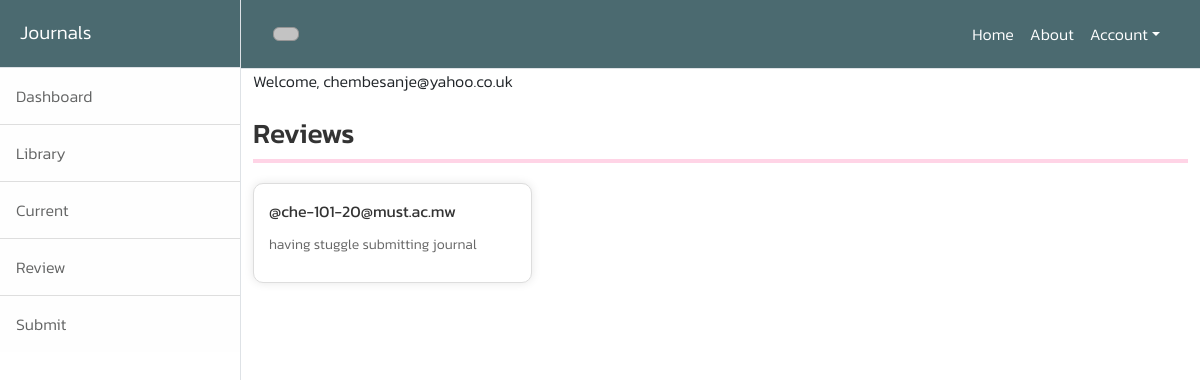
Before: /appadmin/current.php (signed in) with the older database file.
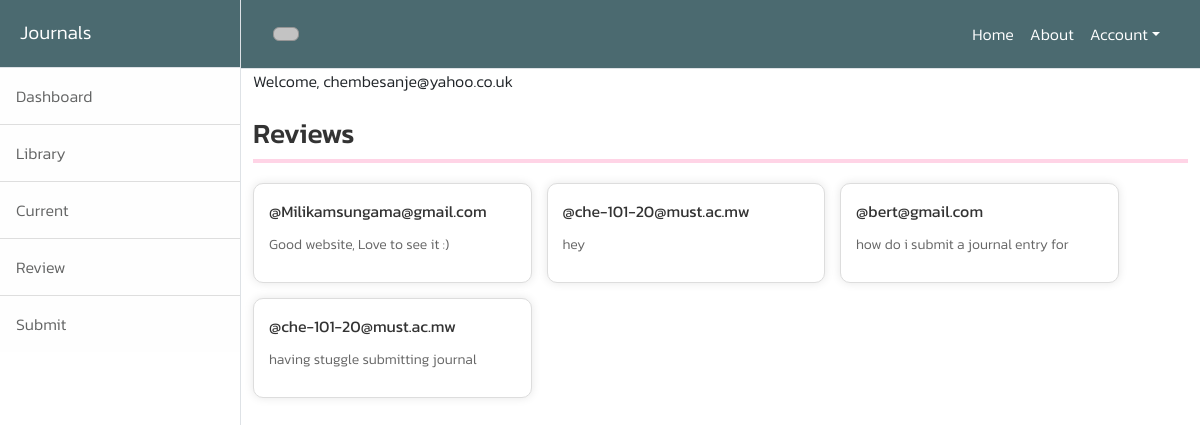
After: the same page with the newer database file.
### tables this page shows
CREATE TABLE IF NOT EXISTS `reviews` (
  `reviewID` int NOT NULL AUTO_INCREMENT,
  `id` int NOT NULL,
  `email` varchar(40) DEFAULT NULL,
  `review` varchar(10000) DEFAULT NULL,
  PRIMARY KEY (`reviewID`),
  KEY `id` (`id`)
);

### phptools/Feedback.php (called while the page is built, shortened)
<?php
class Feedback {
    private $conn;
    public function __construct() {
        $this->conn = new mysqli("localhost", "root", "", "journals");
    }
    public function loadReviews($specify) {
        $specify = $this->conn->real_escape_string($specify);
        if ($specify == "*") {
            $sql = "SELECT * FROM reviews";
        } else {
            $sql = "SELECT * FROM reviews WHERE email = '$specify'";
        }
        $result = $this->conn->query($sql);
        return $result;
    }
}
?>

### appadmin/current.php (the view, shortened to what this page needs)
<?php
include("../phptools/connectionDB.php");
include("../phptools/Feedback.php");
$feedback = new Feedback();
if (!isset($_SESSION['email'])) {
    header("Location: login.php");
    exit();
} else {
?>
<!DOCTYPE html>
<html lang="en">
<head>
    <link href="../css/main.css" rel="stylesheet" />
</head>
<body>
    <div class="d-flex" id="wrapper">
        <div class="border-end bg-white" id="sidebar-wrapper">
            <div class="sidebar-heading border-bottom bg-light" style="color:white;">Journals</div>
            <div class="list-group list-group-flush">
                <a class="list-group-item list-group-item-action list-group-item-light p-3" href="Dashboard.php">Dashboard</a>
                <a class="list-group-item list-group-item-action list-group-item-light p-3" href="Library.php">Library</a>
                <a class="list-group-item list-group-item-action list-group-item-light p-3" href="#!">Current</a>
                <a class="list-group-item list-group-item-action list-group-item-light p-3" href="Review.php">Review</a>
                <a class="list-group-item list-group-item-action list-group-item-light p-3" href="Submit.php">Submit</a>
            </div>
        </div>
        <div id="page-content-wrapper">
            <nav class="navbar navbar-expand-lg navbar-light bg-light border-bottom">
                <div class="container-fluid">
                    <button class="btn btn-primary" id="sidebarToggle"></button>
                    <div class="collapse navbar-collapse" id="navbarSupportedContent" style="color: white;">
                        <ul class="navbar-nav ms-auto mt-2 mt-lg-0">
                            <li class="nav-item active"><a class="nav-link" href="#!" style="color: white;">Home</a></li>
                            <li class="nav-item"><a class="nav-link" href="About.php" style="color: white;">About</a></li>
                            <li class="nav-item dropdown">
                                <a class="nav-link dropdown-toggle" id="navbarDropdown" href="#" role="button" data-bs-toggle="dropdown" aria-haspopup="true" aria-expanded="false" style="color: white;">Account</a>
                            </li>
                        </ul>
                    </div>
                </div>
            </nav>
            <div class="container-fluid">
                <?php
                if (isset($_SESSION['email'])) {
                    echo "<div>Welcome, " . htmlspecialchars($_SESSION['email']) . "</div>";
                } else {
                    echo '<a href="login.php">Login</a>';
                }
                ?>
                <h3 class="mt-4">Reviews</h3>
                <div style="display: flex; background-color: rgba(255, 102, 166, 0.278); height: 4px;">&nbsp;</div>
                <div class="reviews-grid">
                    <?php
                    $answers = $feedback->loadReviews("*");
                    if ($answers->num_rows > 0) {
                        while ($row = $answers->fetch_assoc()) {
                            echo "<div class='review-item'><p><strong>@" . htmlspecialchars($row['email']) . "</strong></p><p>" . htmlspecialchars($row["review"]) . "</p>";
                            echo "</div>";
                        }
                    } else {
                        echo "<h3 class='col-12 centerText'>0 reviews found</h3>";
                        echo "<h4 class='col-12 centerText'>To make a review go to <a href='Review.php'>Contact Us</a> page</h4>";
                    }
                    ?>
                </div>
            </div>
        </div>
    </div>
</body>
</html>
<?php
}
?>

Changed rows visible on the page:
added reviews: email "Milikamsungama@gmail.com", review "Good website, Love to see it :)"
added reviews: email "che-101-20@must.ac.mw", review "hey"
added reviews: email "bert@gmail.com", review "how do i submit a journal entry for"
